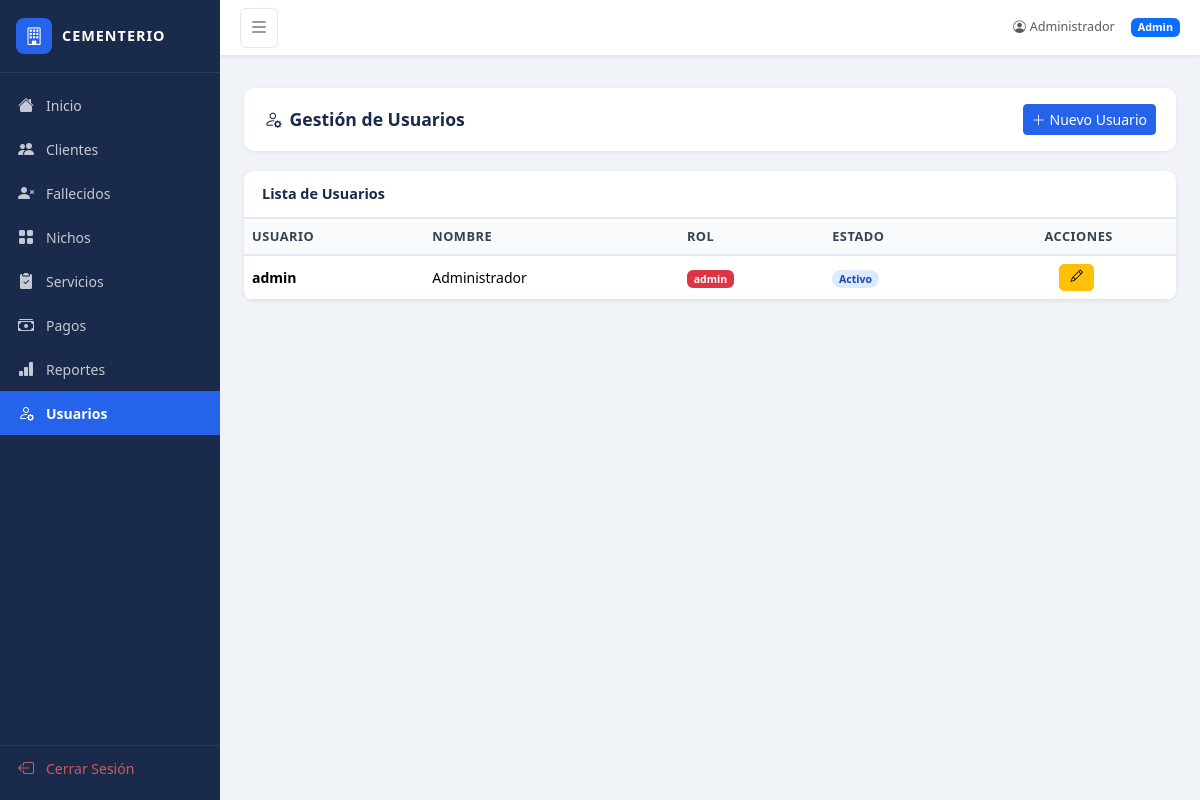
The app's page /usuarios (signed in) with its own data.
### app.py (models this page shows, shortened)
class Usuario(db.Model):
    id = db.Column(db.Integer, primary_key=True)
    username = db.Column(db.String(80), unique=True, nullable=False)
    password_hash = db.Column(db.String(200), nullable=False)
    nombre = db.Column(db.String(120), nullable=False)
    rol = db.Column(db.String(20), default='operador')
    activo = db.Column(db.Boolean, default=True)

### app.py (the view)
@app.route('/usuarios')
@login_required
def usuarios():
    if session.get('rol') != 'admin':
        flash('Acceso denegado', 'danger')
        return redirect(url_for('dashboard'))
    lista = Usuario.query.all()
    return render_template('usuarios.html', usuarios=lista)

### app.py (called while the page is built)
def login_required(f):
    @wraps(f)
    def decorated_function(*args, **kwargs):
        if 'user_id' not in session:
            return redirect(url_for('login'))
        return f(*args, **kwargs)
    return decorated_function

### templates/usuarios.html (shortened to what this page needs)
{% extends "base.html" %}
{% block content %}
<div class="page-header">
    <h4><i class="bi bi-person-gear me-2"></i>Gestión de Usuarios</h4>
    <a href="{{ url_for('usuario_nuevo') }}" class="btn btn-primary btn-sm">
        <i class="bi bi-plus-lg me-1"></i>Nuevo Usuario
    </a>
</div>
<div class="card">
    <div class="card-header">Lista de Usuarios</div>
    <div class="table-responsive">
        <table class="table table-hover mb-0">
            <thead>
                <tr><th>Usuario</th><th>Nombre</th><th>Rol</th><th>Estado</th><th class="text-center">Acciones</th></tr>
            </thead>
            <tbody>
                {% for u in usuarios %}
                <tr>
                    <td><b>{{ u.username }}</b></td>
                    <td>{{ u.nombre }}</td>
                    <td><span class="badge bg-{{ 'danger' if u.rol == 'admin' else 'secondary' }}">{{ u.rol }}</span></td>
                    <td><span class="badge rounded-pill badge-estado-{{ 'activo' if u.activo else 'inactivo' }}">{{ 'Activo' if u.activo else 'Inactivo' }}</span></td>
                    <td class="text-center">
                        <a href="{{ url_for('usuario_editar', id=u.id) }}" class="btn btn-warning btn-action me-1">
                            <i class="bi bi-pencil"></i>
                        </a>
                    </td>
                </tr>
                {% endfor %}
            </tbody>
        </table>
    </div>
</div>
{% endblock %}

### templates/base.html (shortened to what this page needs)
<!DOCTYPE html>
<html lang="es">
<head>
    <link href="https://cdn.jsdelivr.net/npm/bootstrap@5.3.2/dist/css/bootstrap.min.css" rel="stylesheet">
    <link href="https://cdn.jsdelivr.net/npm/bootstrap-icons@1.11.3/font/bootstrap-icons.css" rel="stylesheet">
    <link href="{{ url_for('static', filename='css/style.css') }}" rel="stylesheet">
</head>
<body>
{% if session.user_id %}
<div class="d-flex" id="wrapper">
    <div id="sidebar">
        <div class="sidebar-brand">
            <div class="sidebar-icon-wrap">
                <i class="bi bi-building"></i>
            </div>
            <span class="brand-text">CEMENTERIO</span>
        </div>
        <nav class="sidebar-nav">
            <a href="{{ url_for('dashboard') }}" class="sidebar-link {% if request.endpoint == 'dashboard' %}active{% endif %}">
                <i class="bi bi-house-fill"></i> <span>Inicio</span>
            </a>
            <a href="{{ url_for('clientes') }}" class="sidebar-link {% if 'cliente' in request.endpoint %}active{% endif %}">
                <i class="bi bi-people-fill"></i> <span>Clientes</span>
            </a>
            <a href="{{ url_for('fallecidos') }}" class="sidebar-link {% if 'fallecido' in request.endpoint %}active{% endif %}">
                <i class="bi bi-person-x-fill"></i> <span>Fallecidos</span>
            </a>
            <a href="{{ url_for('nichos') }}" class="sidebar-link {% if 'nicho' in request.endpoint %}active{% endif %}">
                <i class="bi bi-grid-fill"></i> <span>Nichos</span>
            </a>
            <a href="{{ url_for('servicios') }}" class="sidebar-link {% if 'servicio' in request.endpoint %}active{% endif %}">
                <i class="bi bi-clipboard2-check-fill"></i> <span>Servicios</span>
            </a>
            <a href="{{ url_for('pagos') }}" class="sidebar-link {% if 'pago' in request.endpoint %}active{% endif %}">
                <i class="bi bi-cash-stack"></i> <span>Pagos</span>
            </a>
            <a href="{{ url_for('reportes') }}" class="sidebar-link {% if 'reporte' in request.endpoint %}active{% endif %}">
                <i class="bi bi-bar-chart-fill"></i> <span>Reportes</span>
            </a>
            {% if session.rol == 'admin' %}
            <a href="{{ url_for('usuarios') }}" class="sidebar-link {% if 'usuario' in request.endpoint %}active{% endif %}">
                <i class="bi bi-person-gear"></i> <span>Usuarios</span>
            </a>
            {% endif %}
            <a href="{{ url_for('logout') }}" class="sidebar-link mt-auto logout-link">
                <i class="bi bi-box-arrow-left"></i> <span>Cerrar Sesión</span>
            </a>
        </nav>
    </div>
    <div id="page-content">
        <div class="topbar">
            <button class="btn btn-sm sidebar-toggle" id="sidebarToggle">
                <i class="bi bi-list fs-5"></i>
            </button>
            <div class="ms-auto d-flex align-items-center gap-3">
                <span class="text-muted small"><i class="bi bi-person-circle me-1"></i>{{ session.nombre }}</span>
                <span class="badge bg-primary">{{ session.rol|capitalize }}</span>
            </div>
        </div>
        <div class="px-4 pt-2">
        </div>
        <div class="main-content">
            {% block content %}{% endblock %}
        </div>
    </div>
</div>
{% else %}
{% block auth_content %}{% endblock %}
{% endif %}
</body>
</html>

### static/css/style.css (style rules this page uses)
:root { --sidebar-width: 220px; --sidebar-bg: #1a2a4a; --sidebar-active: #2563eb; --sidebar-hover: #243555; --topbar-h: 56px; --accent: #2563eb; --accent-dark: #1d4ed8; }
* { box-sizing: border-box; }
body { background: #f0f4f8; font-family: 'Segoe UI', system-ui, sans-serif; font-size: 0.9rem; }
#sidebar { width: var(--sidebar-width); min-height: 100vh; background: var(--sidebar-bg); display: flex; flex-direction: column; position: fixed; top: 0; left: 0; z-index: 100; transition: width 0.25s; overflow: hidden; }
.sidebar-brand { display: flex; align-items: center; gap: 10px; padding: 18px 16px; border-bottom: 1px solid rgba(255,255,255,0.08); color: #fff; }
.sidebar-icon-wrap { background: var(--accent); width: 36px; height: 36px; border-radius: 8px; display: flex; align-items: center; justify-content: center; font-size: 1.1rem; flex-shrink: 0; }
.brand-text { font-weight: 700; font-size: 0.9rem; letter-spacing: 1px; white-space: nowrap; }
.sidebar-nav { display: flex; flex-direction: column; flex: 1; padding: 10px 0; overflow-y: auto; }
.sidebar-link { display: flex; align-items: center; gap: 12px; padding: 10px 18px; color: rgba(255,255,255,0.75); text-decoration: none; font-size: 0.875rem; transition: all 0.2s; white-space: nowrap; }
.sidebar-link i { font-size: 1rem; flex-shrink: 0; }
.sidebar-link.active { background: var(--accent); color: #fff; font-weight: 600; }
.logout-link { margin-top: auto; border-top: 1px solid rgba(255,255,255,0.08); color: rgba(255,100,100,0.8) !important; }
#wrapper { display: flex; }
#page-content { margin-left: var(--sidebar-width); flex: 1; min-height: 100vh; transition: margin-left 0.25s; }
.topbar { height: var(--topbar-h); background: #fff; border-bottom: 1px solid #e2e8f0; display: flex; align-items: center; padding: 0 20px; position: sticky; top: 0; z-index: 50; box-shadow: 0 1px 3px rgba(0,0,0,0.07); }
.sidebar-toggle { background: none; border: 1px solid #e2e8f0; border-radius: 6px; color: #555; }
.main-content { padding: 24px; }
.page-header { background: #fff; border-radius: 10px; padding: 16px 20px; margin-bottom: 20px; box-shadow: 0 1px 4px rgba(0,0,0,0.07); display: flex; align-items: center; justify-content: space-between; }
.page-header h4 { margin: 0; font-weight: 700; color: #1a2a4a; font-size: 1.1rem; }
.card { border: none; border-radius: 10px; box-shadow: 0 1px 4px rgba(0,0,0,0.08); }
.card-header { background: #fff; border-bottom: 2px solid #e2e8f0; font-weight: 600; color: #1a2a4a; border-radius: 10px 10px 0 0 !important; padding: 12px 18px; }
.table-responsive { border-radius: 0 0 10px 10px; }
.table th { background: #f8fafc; color: #374151; font-weight: 600; font-size: 0.8rem; text-transform: uppercase; letter-spacing: 0.5px; border-bottom: 2px solid #e2e8f0; }
.table td { vertical-align: middle; font-size: 0.875rem; }
.badge-estado-activo { background: #dbeafe; color: #1e40af; font-weight: 600; }
.btn-primary { background: var(--accent); border-color: var(--accent); }
.btn-action { padding: 3px 10px; font-size: 0.78rem; border-radius: 5px; }

### records on screen
Usuario: nombre "Administrador", username "admin", rol "admin", activo "Activo"

### other values on screen
{{ session.rol|capitalize }} "Admin"
